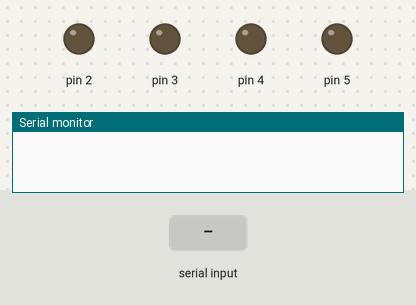
The sketch below on a simulated Arduino Uno, built with avr-gcc and run on an emulated ATmega328P. Shown: output pins drawn as LEDs (lit = HIGH), the last lines printed to the serial monitor. The test bench sets the inputs (shaded band).

Above: at 1.2 s.
1.3 s: "90,45\n" received over Serial
At 2.1 s:
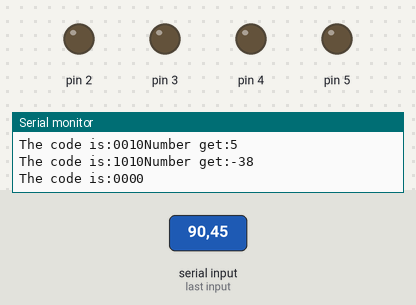
2.8 s: "30,150\n" received over Serial
At 3.3 s:
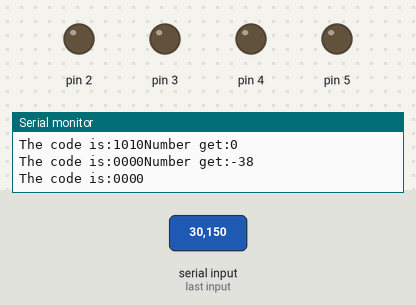
4.3 s: "5\n" received over Serial
5.8 s: "200\n" received over Serial
Timing chart, 0 to 8.3 s (numbered marks = the images above; inputs shaded):
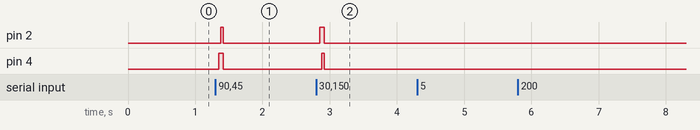

The sketch:

MyCode_7.4_.ino
```cpp
void setup()
{
  pinMode(2, OUTPUT);
  pinMode(3, OUTPUT);
  pinMode(4, OUTPUT);
  pinMode(5, OUTPUT);
  Serial.begin(9600);
}
int income = 0;
void loop()
{
  if(Serial.available()>0){
      income = Serial.read() - '0';
      Serial.print("Number get:");
      Serial.println(income);
    int a[4]={0, 0, 0, 0};
      int i = 0;
      while(income > 0){

        if(income % 2 == 0){
            a[i] = 0;
        }
        else{
            a[i] = 1;
        }
        income = income / 2;
        i ++ ;
    }
      for(int j=0;j<4;j++){
          if(a[j]==0){
              digitalWrite(j+2, LOW);
      }
          else{
              digitalWrite(j+2, HIGH);
      }
    }
      Serial.println();Serial.print("The code is:");
      for(int p=0;p<4;p++){
          Serial.print(a[p]);
      }
    }
  }
```

Measured:
- after the input at 1.3 s, pin 2: LOW → HIGH after 0.08 s, → LOW 0.04 s later; pin 4: LOW → HIGH after 0.05 s, → LOW 0.07 s later
- after the input at 2.8 s, pin 2: LOW → HIGH after 0.05 s, → LOW 0.07 s later; pin 4: LOW → HIGH after 0.08 s, → LOW 0.03 s later
